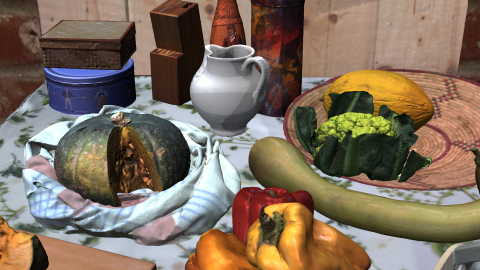
//> input picture data/images/Rsmall.png, 480 x 270 px
$ ./main ../data/images/Lsmall.png ../data/images/Rsmall.png ../data/images/Rsmall.png ../data/images/Rsmall.png   (built with g++ and OpenCV 4)
//> lines starting //> are read from the running program, lines starting //| are printed output that depends on the picture
//%%%%%%%%%%%%%%%%%%%%%%%%%%%%%%%%%%%%%%%%%%%%%%%%%%%%%%%%%%%%%%%%%%%%%%%%%%%%
//%%%%              A Portable Bio-Inspired Architecture for              %%%%
//%%%%                  Efficient Robotic Vergence Control                %%%%
//%%%%                                                                    %%%%
//%%%%                                                                    %%%%
//%%%%  Copyright (c) Sep. 2017                                           %%%%
//%%%%  All rights reserved.                                              %%%%
//%%%%                                                                    %%%%
//%%%%  Authors: Agostino Gibaldi, Andrea Canessa, Silvio P. Sabatini     %%%%
//%%%%                                                                    %%%%
//%%%%  PSPC-lab - Department of Informatics, Bioengineering,             %%%%
//%%%%  Robotics and Systems Engineering - University of Genoa            %%%%
//%%%%                                                                    %%%%
//%%%%  The code is released for free use for SCIENTIFIC RESEARCH ONLY.   %%%%
//%%%%%%%%%%%%%%%%%%%%%%%%%%%%%%%%%%%%%%%%%%%%%%%%%%%%%%%%%%%%%%%%%%%%%%%%%%%%

#include <ctime>
#include <cstdio>
#include <cstdlib>
#include <iostream>

#include "opencv2/opencv.hpp"
#include "opencv2/imgproc.hpp"
#include "opencv2/imgcodecs.hpp"
#include "opencv2/highgui.hpp"

#include "VergenceControl/VergenceControl.h"

using namespace std;
using namespace cv;
using namespace vergencecontrol;

bool STOP = false;
bool LOOP = false;
Point2d C;

static void help()
{
    printf("\nThis program demonstrated the use of a bioinspired VERGENCE CONTROL based on the binocular energy model\n"
           "The stereo image is filtered with a Gabor filter bank, to compute binocular energy, and the control seeks\n"
           "to maximize such energy.\n\n"
           "Usage: VergenceControl_test ini_file weights_file image_left_file image_right_file\n\n\n");
}


// [183 lines left out: functions on_mouse, meshgrid, test_single_image, test_mouse, not called in this run]


int test_mouse_scale(const string &ini_filename, const string &weights_filename,
                     const string &left_filename, const string &right_filename)
{
//> called with ini_filename = "../data/images/Lsmall.png", weights_filename = "../data/images/Rsmall.png", left_filename = "../data/images/Rsmall.png", right_filename = "../data/images/Rsmall.png"
    Mat L = imread(left_filename, IMREAD_GRAYSCALE);
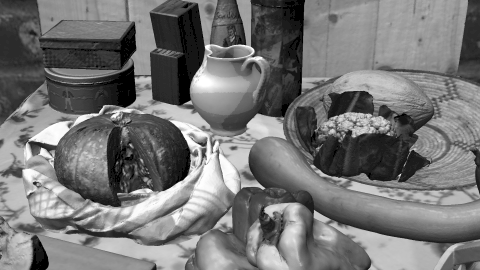
//> L: 270 rows x 480 cols, CV_8UC1; min 0, max 255, mean 117.3

    if( L.empty() ) {
        printf("Cannot read image file: %s\n", left_filename.c_str());
        return EXIT_FAILURE;
    }
    else
        printf("Left image %s loaded, image size %dx%d\n",left_filename.c_str(),L.rows,L.cols);
//| Left image ../data/images/Rsmall.png loaded, image size 270x480

    Mat Lint;
    L.copyTo(Lint);

    float SCALE_FACTOR = 0.25;

    Mat Lscale;
    resize(Lint, Lscale, Size(), SCALE_FACTOR, SCALE_FACTOR);
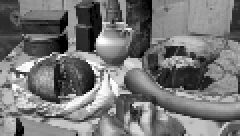
//> Lscale: 68 rows x 120 cols, CV_8UC1 (shown 2 times larger); min 0, max 255, mean 117.8

    Mat LscaleInt;
    Lscale.copyTo(LscaleInt);

    Mat R = imread(right_filename, IMREAD_GRAYSCALE);
    if( R.empty() ) {
        printf("Cannot read image file: %s\n", right_filename.c_str());
        return EXIT_FAILURE;
    }
    else
        printf("Right image %s loaded, image size %dx%d\n",left_filename.c_str(),R.rows,R.cols);
//| Right image ../data/images/Rsmall.png loaded, image size 270x480

    Mat Rint;
    R.copyTo(Rint);

    Mat Rscale;
    resize(Rint, Rscale, Size(), SCALE_FACTOR, SCALE_FACTOR);

    Mat RscaleInt;
    Rscale.copyTo(RscaleInt);

    if(R.size() != L.size())
    {
        printf("Left and right images have different size");
        return EXIT_FAILURE;
    }

    int SX,SY;
    MatSize sz = R.size;
    SX = sz[1]; SY = sz[0];
//> after `SX = sz[1]`: SX = 480
//> after `SY = sz[0]`: SY = 270

    int SXscale,SYscale;
    MatSize sz_scale = Rscale.size;
    SXscale = sz_scale[1]; SYscale = sz_scale[0];
//> after `SXscale = sz_scale[1]`: SXscale = 120
//> after `SYscale = sz_scale[0]`: SYscale = 68

//> (the run ends here: the program needs code that is not available in this run, at `VergenceControl population(SXscale, SYscale, ini_filename, weights_fil..`)

$ run again, with data/images/Llarge.png copied over data/images/Rsmall.png
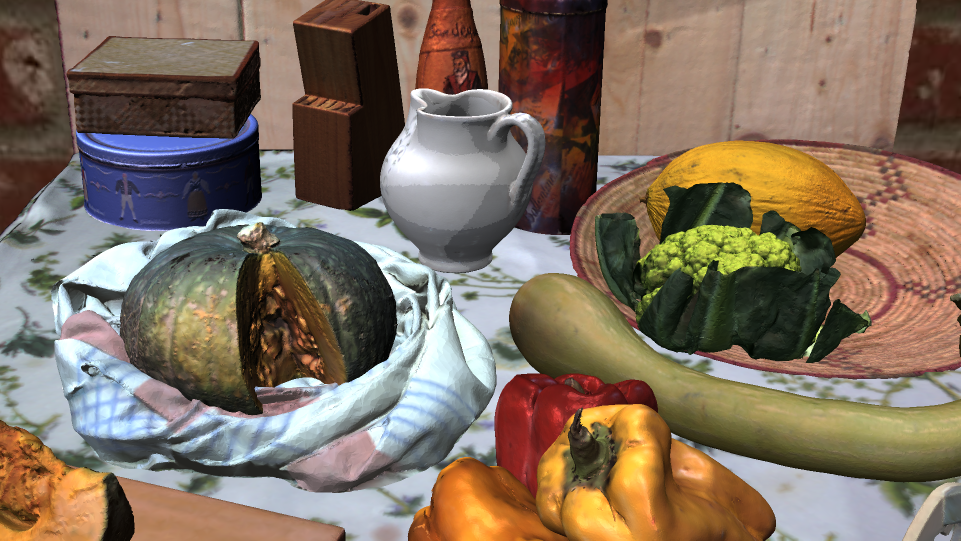
//> input picture data/images/Llarge.png, 1921 x 1081 px (shown at 1/2 size)
//> in test_mouse_scale, `Mat L = imread(left_filename, IMREAD_GRAYSCALE);`:
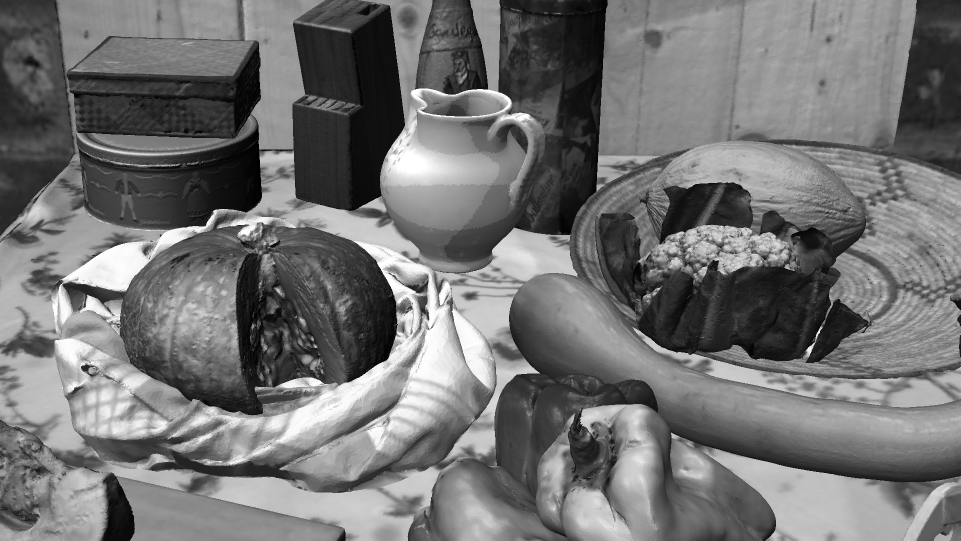
//> L: 1081 rows x 1921 cols, CV_8UC1 (shown at 1/2 size); min 0, max 255, mean 114.6
//| Left image ../data/images/Rsmall.png loaded, image size 1081x1921
//> in test_mouse_scale, `resize(Lint, Lscale, Size(), SCALE_FACTOR, SCALE_FACTOR);`:
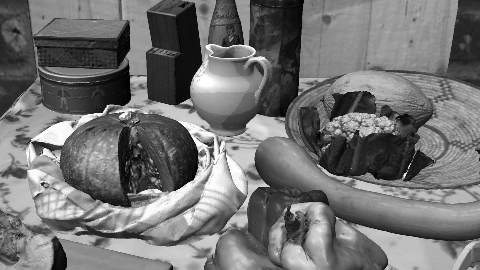
//> Lscale: 270 rows x 480 cols, CV_8UC1; min 0, max 255, mean 114.7
//| Right image ../data/images/Rsmall.png loaded, image size 1081x1921
